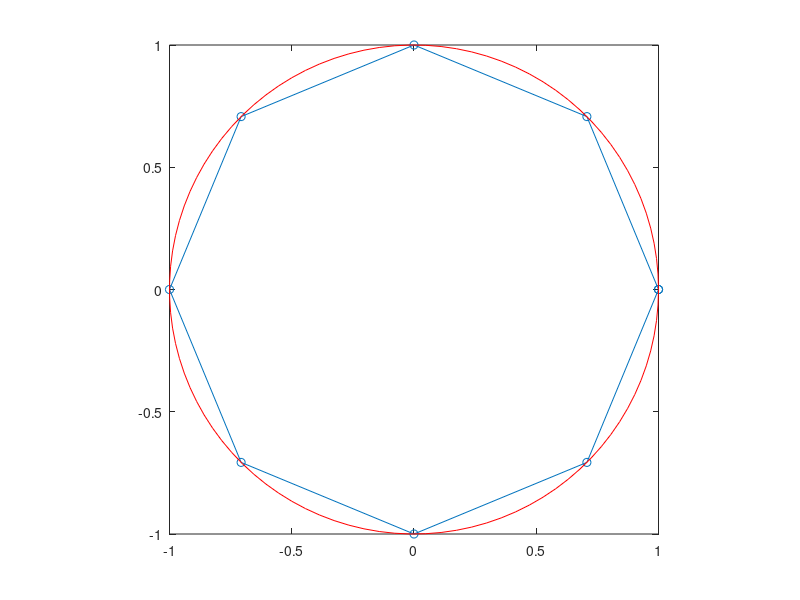

The MATLAB script that drew this image:
function regPolygon(n)

if nargin<1, n=8; end

vertices=exp((0:n)*i*2*pi/n);
plot(vertices, '-o');

hold on
theta=linspace(0, 2*pi);
plot(exp(j*theta), '-r');
hold off
axis image